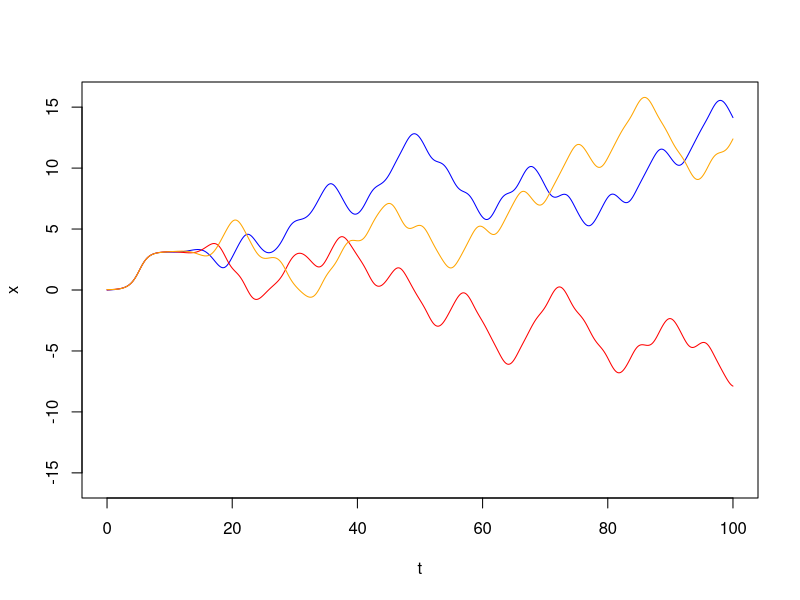
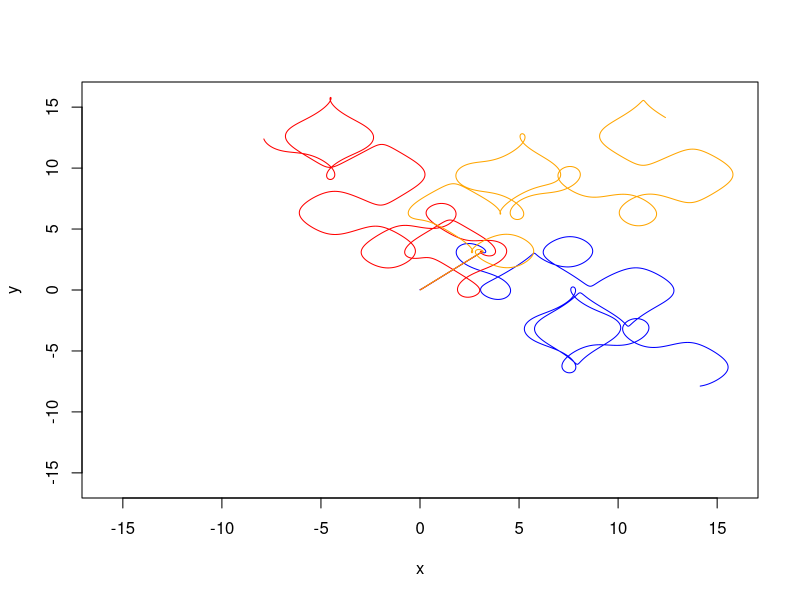

The R source for these figures, in order:
## ---- chunk 1
dt = 0.1
n = 1000
x0 = sample(seq(-6.28,6.28,0.01),1)/100
y0 = sample(seq(-6.28,6.28,0.01),1)/100
z0 = sample(seq(-6.28,6.28,0.01),1)/100
x = c(x0)
y = c(y0)
z = c(z0)
t = (0:n)*dt
for(i in 1:n){
  x = c(x,x[i]+sin(y[i])*dt)
  y = c(y,y[i]+sin(z[i])*dt)
  z = c(z,z[i]+sin(x[i])*dt)
}
maxmax=max(c(abs(x),abs(y),abs(z)))
## ---- chunk 2
plot(t,x,type="l",col="blue",ylim=c(-maxmax,maxmax))
lines(t,y,col="red")
lines(t,z,col="orange")
## ---- chunk 3
plot(x,y,type="l",col="blue",xlim=c(-maxmax,maxmax),ylim=c(-maxmax,maxmax))
lines(y,z,col="red")
lines(z,x,col="orange")
